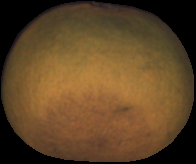
#> input picture data/mandarins/obj0001/im00.png, 196 x 164 px, found by its file name
$ python imagePreProcessing.py
#> lines starting #> are read from the running program, lines starting #| are printed output that depends on the picture
# This code implements section 3.1.1 of the paper: 3D rotation of fruits
import matplotlib.pyplot as plt
import cv2
import numpy as np
import math

image = cv2.imread("./data/oranges/obj0001/im00.png")
#> image is the input picture: shape (164, 196, 3); mean B, G, R 38.2, 68.2, 93.8

# Step 1: Reduce the number of color channels by keeping the green channel
green_channel = image[:, :, 1]  # Green channel is at index 1 (0 for blue, 2 for red)
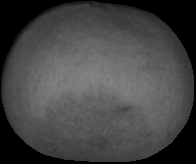
#> green_channel: shape (164, 196); min 0, max 133, mean 68.2
preprocessed_image = green_channel

# Step 2: Reduce image resolution by downsampling
downsampling_factor = 4
downsampled_image = cv2.resize(preprocessed_image, None, fx=1/downsampling_factor, fy=1/downsampling_factor, interpolation=cv2.INTER_AREA)
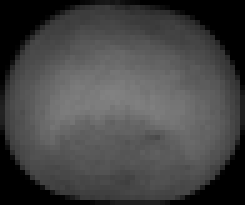
#> downsampled_image: shape (41, 49) (shown 5 times larger); min 0, max 129, mean 68.2

# Step 3: Apply high-pass filtering using Gaussian blur
sigma = 1.25
blurred_image = cv2.GaussianBlur(downsampled_image, (0, 0), sigma)
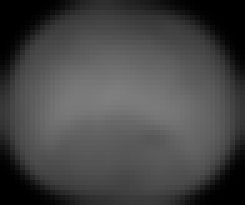
#> blurred_image: shape (41, 49) (shown 5 times larger); min 0, max 126, mean 68.8
high_pass_image = downsampled_image - blurred_image
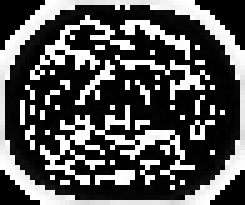
#> high_pass_image: shape (41, 49) (shown 5 times larger); min 0, max 255, mean 86.2

plt.imshow(high_pass_image)
